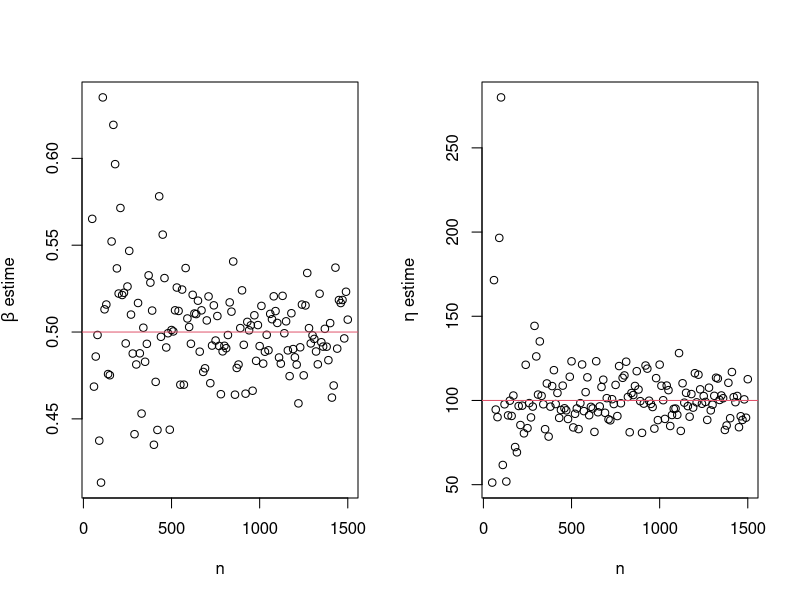
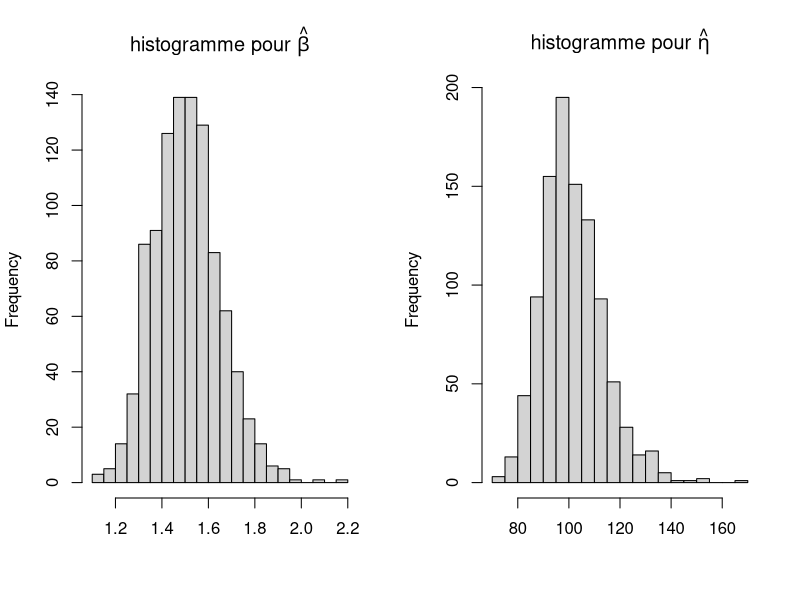

R code for these plots, in order:


f_beta=function(b,ech,nbdef,censure)
{
  1/b + (sum(log(ech[ech<censure])))/nbdef - (sum((ech^b)*log(ech)))/(sum(ech^b))
}

EMV=function(t,c)
{
  m=length(t[t<c])
  beta.est = uniroot(f_beta,lower=0.001,upper=20,ech=t,nbdef=m,censure=c)$root
  eta.est = (1/m * sum(t^beta.est))^(1/beta.est)   #si m=0 on a des problèmes!! et cela peut arriver...
  return(list(beta_EMV=beta.est,eta_EMV=eta.est))
}

#figure 1 - convergence
betaVrai=0.5
etaVrai=100
c=40
n=seq(from=50,to=1500,by=10)
EMV.est=c()

for (i in n)
{
  repeat
  {
    t <- rweibull(i,betaVrai,etaVrai)
    t[t>c]=c
    if (length(t[t<c])!=0) {break}  #pour ne pas avoir m=0
  }
  EMV.est=rbind(EMV.est,c(EMV(t,c)$beta_EMV,EMV(t,c)$eta_EMV))
}

par(mfrow = c(1,2))
plot(n,EMV.est[,1],ylab=expression(beta* " estime"))
abline(h=betaVrai,col=2)
plot(n,EMV.est[,2],ylab=expression(eta*" estime"))
abline(h=etaVrai,col=2)


#figure 2 - normalité asymptotique
betaVrai=1.5
etaVrai=100
n=500
c=40
k=1000  #on fait k realisations 
EMV.est=matrix(nrow=k,ncol=2) 
for (i in 1:k)
{
  repeat
  {
    t <- rweibull(n,betaVrai,etaVrai)
    t[t>c]=c
    if (length(t[t<c])!=0) {break}  
  }
  EMV.est[i,1]=EMV(t,c)$beta_EMV
  EMV.est[i,2]=EMV(t,c)$eta_EMV
}
par(mfrow = c(1,2))
hist(EMV.est[,1],breaks=20,
   xlab="",main=expression("histogramme pour "*hat(beta)))
hist(EMV.est[,2],breaks=20,
   xlab="",main=expression("histogramme pour "*hat(eta)))

